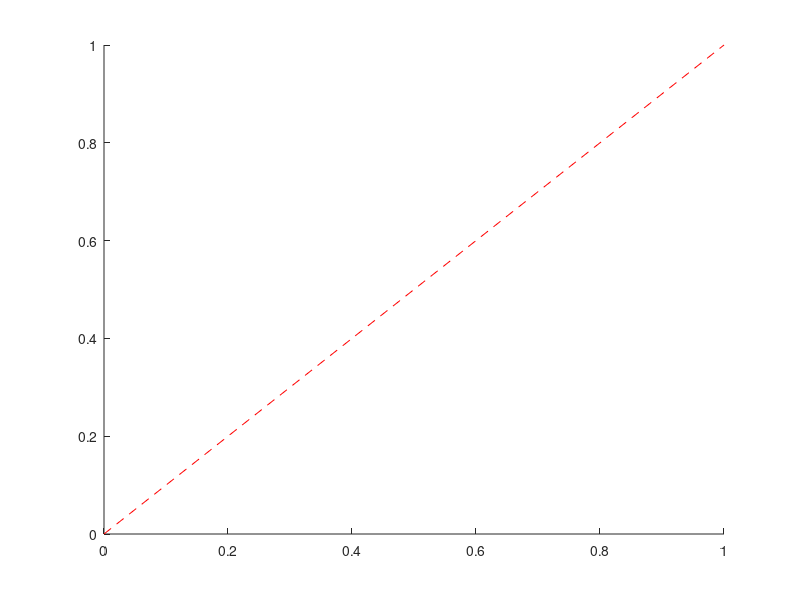

MATLAB code for this plot:
function h = dline(varargin)
% function h = dline({sgn,myclr})
% Brian Quist
% June 19, 2010
if nargin >= 1 && ~isempty(varargin{1}),
    sgn = varargin{1};
else
    sgn = 1;
end
if nargin >= 2,
    myclr = varargin{1};
else
    myclr = 'r--';
end
% --------------------
ax = gca;
myx = get(gca,'XLim');
myy = get(gca,'YLim');
% --------------------
hold on;
h = plot(myx,sgn.*myx,myclr);